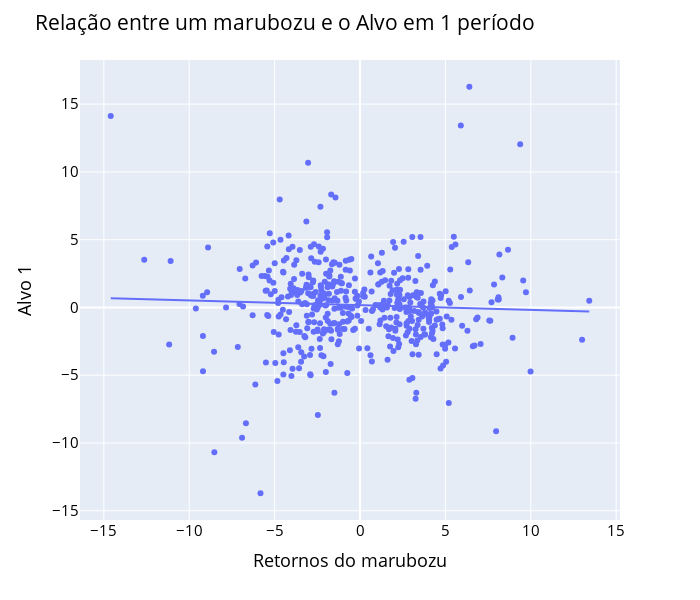

Notebook cell for this chart:
### Code cell
fig = px.scatter(x = df1[df1["marubozu"] != 0]["Retornos"]*100
                 , y = df1[df1["marubozu"] != 0]["Alvo1"]*100 , trendline = "ols")

fig.update_layout(height = 600, width = 700
                  , title_text = "Relação entre um marubozu e o Alvo em 1 período"
                  , font_color = "blue"
                  , title_font_color = "black"
                  , xaxis_title = "Retornos do marubozu"
                  , yaxis_title = "Alvo 1"
                  , font = dict(size = 15, color = "Black")
                  , showlegend = True
                 )

fig.show()

### Figure 1 — Plotly figure (JSON) as saved in the notebook; plotly's stock layout.template omitted (floating-point values rounded to 4 significant figures; data arrays with more than 128 entries replaced by an {"elided": "..."} marker saying what was removed)
{"data": [{"hovertemplate": "x=%{x}<br>y=%{y}<extra></extra>", "legendgroup": "", "marker": {"color": "#636efa", "symbol": "circle"}, "mode": "markers", "name": "", "orientation": "v", "showlegend": false, "type": "scatter", "x": {"elided": "468 float values"}, "xaxis": "x", "y": {"elided": "468 float values"}, "yaxis": "y"}, {"hovertemplate": "<b>OLS trendline</b><br>y = -0.0351746 * x + 0.164898<br>R<sup>2</sup>=0.002225<br><br>x=%{x}<br>y=%{y} <b>(trend)</b><extra></extra>", "legendgroup": "", "marker": {"color": "#636efa", "symbol": "circle"}, "mode": "lines", "name": "", "showlegend": false, "type": "scatter", "x": {"elided": "468 float values"}, "xaxis": "x", "y": {"elided": "468 float values"}, "yaxis": "y"}], "layout": {"font": {"color": "Black", "size": 15}, "height": 600, "legend": {"tracegroupgap": 0}, "margin": {"t": 60}, "showlegend": true, "title": {"font": {"color": "black"}, "text": "Relação entre um marubozu e o Alvo em 1 período"}, "width": 700, "xaxis": {"anchor": "y", "domain": [0, 1], "title": {"text": "Retornos do marubozu"}}, "yaxis": {"anchor": "x", "domain": [0, 1], "title": {"text": "Alvo 1"}}}}
